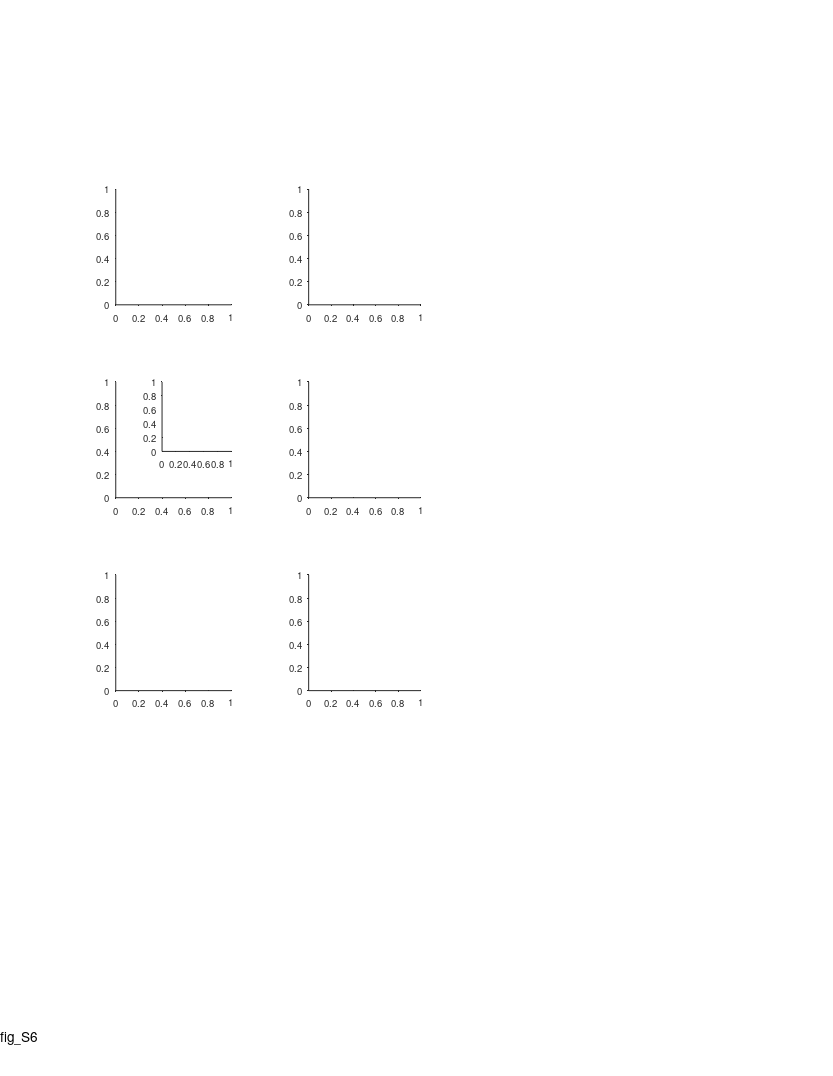

Write the MATLAB code that produced this figure. (Note: this script raises an error after producing the figure.)
%% Large Scale - Fig. S5 - high spatial tuning with low baseline activity

%%
clear 
clc

%%
fig_data = struct();

%% plotting options (panel B)
plot_style = 'errorbars';
% plot_style = 'boxplot';
% plot_style = 'violin';
% plot_style = 'lines';
% plot_style = 'hist';
burst_ISI_thr = 6; % 6ms  as in Mizuseki 2011
% burst_ISI_thr = 7; % 7ms as Csicsvari, J., Hirase, H., Czurko, A., Buzsáki, G., 1998. Reliability and state dependence of pyramidal cell–interneuron synapses in the hippocampus: an ensemble approach in the behaving rat. Neuron 21, 179–189.


%% define output files
res_dir = 'L:\paper_figures';
mkdir(res_dir)
fig_name_str = 'fig_S6';
fig_caption_str = 'In-field spikes';
log_name_str = [fig_name_str '_log_file' '.txt'];
log_name_str = strrep(log_name_str , ':', '-');
log_name_str = strrep(log_name_str , ' ', '_');
log_name_out = fullfile(res_dir, log_name_str);

%% open log file
diary off
diary(log_name_out)
diary on
disp('Log file');
disp(['created: ', datestr(clock)]);
disp('======================================================');
disp([fig_name_str ': ' fig_caption_str]);
disp('======================================================');
disp('');

%% create figure
% =========================================================================
% figure_size_cm = [21.0 29.7]; % ~A4
figure_size_cm = [21.6 27.9]; % ~US letter
figure ;
% Some WYSIWYG options:
set(gcf,'DefaultAxesFontSize',7);
set(gcf,'DefaultAxesFontName','helvetica');
set(gcf,'DefaultAxesUnits','centimeters');
set(gcf,'PaperType','usletter')
% set(gcf,'PaperType','<custom>');
set(gcf,'PaperUnits','centimeters','PaperPosition',[0 0 figure_size_cm]);
set(gcf,'PaperOrientation','portrait');
set(gcf,'Units','centimeters','Position',get(gcf,'paperPosition')+[0 0 0 0]); % position on screen...
set(gcf, 'Renderer', 'painters');
set(groot, 'defaultAxesTickDir', 'out');
set(groot,  'defaultAxesTickDirMode', 'manual');
annotation('textbox', [0.5 1 0 0], 'String',fig_name_str, 'HorizontalAlignment','center','Interpreter','none', 'FitBoxToText','on');
pause(0.2); % workaround to solve matlab automatically changing the axes positions...

% create panels
panel_A = axes('position', [ 3 20 3 3]);
panel_B = axes('position', [ 8 20 2.9 3]);
panel_C(1) = axes('position', [ 3 15 3 3]);
panel_C(2) = axes('position', [ 4.2 16.2 1.8 1.8]);
panel_D(1) = axes('position', [ 8 15 2.9 3]);
% panel_D(2) = axes('position', [ 13 15 2.9 3]);
panel_E = axes('position', [ 3 10 3 3]);
panel_F = axes('position', [ 8 10 2.9 3]);

% % % % % % % % % % % % % % % % % % % % % % % % % % % % % % % % % % % % % % 
%% load population data
prm = PARAMS_GetAll();
cells_t = DS_get_cells_summary();
bats = [79,148,34,9861,2289];
cells_t(~ismember(cells_t.bat, bats ),:) = [];
cells = cellfun(@(c)(cell_load_data(c,'details')), cells_t.cell_ID, 'UniformOutput',0);
cells = [cells{:}];
cells = [cells.details];
cells(~contains({cells.brain_area}, 'CA1')) = [];
cells(~ismember([cells.ClusterQuality], [2])) = [];
cells = cellfun(@(c)(cell_load_data(c,'details','meanFR')), {cells.cell_ID}, 'UniformOutput',0);
cells = [cells{:}];
cells_details = [cells.details];
cells_ID = {cells_details.cell_ID};
meanFR = [cells.meanFR];
cells_ID([meanFR.all]>prm.inclusion.interneuron_FR_thr)=[];
clear cells stats cells_details cells_t
cells = cellfun(@(c)(cell_load_data(c,'details','stats','meanFR','stats','inclusion','signif','fields','FR_map','FE')), cells_ID, 'UniformOutput',0);
cells = [cells{:}];
% take only signif cells
signif = cat(1,cells.signif);
signif = arrayfun(@(x)(x.TF),signif);
signif = any(signif,2);
cells(~signif)=[];
clear signif

%% arrange data
in_field_spikes_prc = nan(length(cells),2);
InOutFieldFR = repelem(struct(),length(cells),2);
for ii_cell = 1:length(cells)
    cell = cells(ii_cell);
    for ii_dir = 1:2
        if ~cell.signif(ii_dir).TF
            continue;
        end
        %% add cell num to each field
        for ii_field = 1:length(cell.fields{ii_dir})
            cells(ii_cell).fields{ii_dir}(ii_field).cell_num = cell.details.cell_num;
        end
        
        %% in-field spikes percentage
        fields = cell.fields{ii_dir};
        fields([fields.in_low_speed_area])=[];
        fields_spikes_ts = [fields.spikes_ts];
        FE_spikes_ts = [cell.FE{ii_dir}.spikes_ts];
        FE_spikes_pos = [cell.FE{ii_dir}.spikes_pos];
        invalid_IX =( FE_spikes_pos < prm.fields.valid_speed_pos(1) | ...
                      FE_spikes_pos > prm.fields.valid_speed_pos(2) );
        FE_spikes_ts(invalid_IX)=[];
        FE_spikes_pos(invalid_IX)=[];
        in_field_spikes = ismember(FE_spikes_ts, fields_spikes_ts);
        in_field_spikes_prc(ii_cell,ii_dir) = 100 * sum(in_field_spikes) / length(in_field_spikes);
        %% in/out of field FR
        FR_map = cell.FR_map(ii_dir).all;
        fields_edges = cat(1,fields.edges_prc);
%         fields_edges = cat(1,fields.edges_href);
        x = FR_map.bin_centers;
        in_field_pos_IX  =  any( x > fields_edges(:,1) & x<fields_edges(:,2),1) & ...
                               ( x > prm.fields.valid_speed_pos(1)) & (x < prm.fields.valid_speed_pos(2));
        out_field_pos_IX = ~any( x > fields_edges(:,1) & x<fields_edges(:,2),1) & ...
                               ( x > prm.fields.valid_speed_pos(1)) & (x < prm.fields.valid_speed_pos(2));
        in_field_FR = FR_map.PSTH(in_field_pos_IX);
        out_field_FR = FR_map.PSTH(out_field_pos_IX);
        in_field_FR_mean = mean(in_field_FR);
        in_field_FR_median = median(in_field_FR);
        out_field_FR_mean = mean(out_field_FR);
        out_field_FR_median = median(out_field_FR);
        InOutFieldFR(ii_cell,ii_dir).in_field_FR = in_field_FR;
        InOutFieldFR(ii_cell,ii_dir).out_field_FR = out_field_FR;
        InOutFieldFR(ii_cell,ii_dir).in_field_FR_mean = in_field_FR_mean;
        InOutFieldFR(ii_cell,ii_dir).in_field_FR_median = in_field_FR_median;
        InOutFieldFR(ii_cell,ii_dir).out_field_FR_mean = out_field_FR_mean;
        InOutFieldFR(ii_cell,ii_dir).out_field_FR_median = out_field_FR_median;
    end
end

%% arrange pop data
signif = cat(1,cells.signif);
signif = arrayfun(@(x)(x.TF),signif);
stats = [cells.stats];
stats_all = [stats.all];
stats_dir = cat(1,stats.dir);
fields = cat(1,cells.fields);
fields = fields(signif);
fields = [fields{:}];
fields([fields.in_low_speed_area])=[];

%% calc burstyness stats (per field)
ISI_all = [];
spikes_in_burst_all = [];
spikes_in_burst_prc_all_fields = [];
for ii_field = 1:length(fields)
    field = fields(ii_field);
    ISI = diff(field.spikes_ts);
    ISI = ISI .* 1e-3; % convert to ms
    ISI_all = [ISI_all ISI];
    spikes_in_burst = zeros(1,length(ISI)+1);
    TF = ISI < burst_ISI_thr;
    spikes_in_burst([TF false]) = 1;
    spikes_in_burst([false TF]) = 1;
    spikes_in_burst_prc = sum(spikes_in_burst)/length(spikes_in_burst);
    spikes_in_burst_all = [spikes_in_burst_all spikes_in_burst];
    spikes_in_burst_prc_all_fields = [spikes_in_burst_prc_all_fields spikes_in_burst_prc];
end

%% calc burstyness stats (per cell)
subs = [fields.cell_num];
vals = spikes_in_burst_prc_all_fields;
spikes_in_burst_prc_all_cells = accumarray(subs',vals',[],@mean,nan);
spikes_in_burst_prc_all_cells(isnan(spikes_in_burst_prc_all_cells)) = [];

%% Panel A - percentage of out-of-field spikes
axes(panel_A);
cla
hold on
text(-0.35,1.15, 'A', 'Units','normalized','FontWeight','bold');

h = histogram(in_field_spikes_prc(:));
h.NumBins = 12;
h.FaceColor = 0.5*[1 1 1];
ha=gca;
ha.XLim = [0 101];
ha.XTick = [0 50 100];
ha.TickDir='out';
ha.TickLength = [0.03 0.03];
ha.XRuler.TickLabelGapMultiplier = -0.35;
ha.YRuler.TickLabelGapMultiplier = 0.1;
ha.YScale = 'linear';
xlabel('In-field spikes (%)', 'Units','normalized','Position',[0.5 -0.13]);
ylabel('No. of cells')

x = in_field_spikes_prc(:);
x(isnan(x)) = [];
fig_data.panel_A.in_field_spikes_prc = x;

%% Panel B - percentage of out-of-field spikes
axes(panel_B);
% cla RESET
cla(gca,'reset')
hold on
text(-0.35,1.15, 'B', 'Units','normalized','FontWeight','bold');
box off

x1 = [InOutFieldFR.in_field_FR_median];
x2 = [InOutFieldFR.out_field_FR_median];
values = [x1 x2]';
grps = [ones(size(x1)) 2*ones(size(x2))]';

% plot
switch plot_style 
    case 'errorbars'
        x = unique(grps); % in/out
        y = accumarray(grps, values, [], @nanmean, nan);
        err = accumarray(grps, values, [], @nansem, nan);
        fprintf('in-field mean FR = %.2f +- %.2f\n', y(1), err(1));
        fprintf('out-of-field mean FR = %.2f +- %.2f\n', y(2), err(2));
        h=bar(x,y);
        h.BarWidth = 0.7;
        h.FaceColor = 0.65*[1 1 1];
        h=errorbar(x,y,err);
        h.LineStyle='none';
        h.Color = 'k';
        h.LineWidth = 1.1;
    case 'boxplot'
        boxplot(values, grps);
    case 'violin'
        rng(0);
        h=violinplot(values, grps);
%         [h.ViolinColor] = disperse( {'k';'k'} );
%         hs = [h.ScatterPlot];
%         [hs.Marker] = disperse( {'.';'.'} );
    case 'lines'
        plot([x1;x2],'.-')
    case 'hist'
        h=histogram(x1-x2);
        h.BinLimits = [-20 20];
        h.NumBins = 20;
end

ha=gca;
switch plot_style
    case {'errorbars', 'boxplot', 'violin', 'lines'}
        ha.XLim = [0.5 2.5];
        ha.XTick = [1 2];
        ha.XTickLabel = {'In-field';'Out-of-field'};
        ha.TickDir='out';
        ha.TickLength = [0.025 0.025];
        % ha.XRuler.TickLabelGapMultiplier = -0.35;
        % ha.YRuler.TickLabelGapMultiplier = 0.1;
        ylabel('Firing rate (Hz)')
    case 'hist'
        xlabel({'{\Delta}Firing rate (Hz)';'In vs. Out of field'})
        ylabel('No. of cells')
end

fig_data.panel_B.in_field_firing_rate = x1;
fig_data.panel_B.out_field_firing_rate = x2;

%% within-field ISI hist
axes(panel_C(1));
cla('reset')
hold on
text(-0.35,1.15, 'C', 'Units','normalized','FontWeight','bold');

hh=histogram(ISI_all,[0:1:1000]);
hh.EdgeColor='k';
hh.FaceColor='k';
hh.Normalization='pdf';

ha=gca;
ha.XLim = [0 300];
ha.YLim = [0 0.025];
ha.XTick = [0:100:1000];
ha.YTick = ha.YLim;
ha.TickDir='out';
ha.TickLength = [0.03 0.03];
ha.XRuler.TickLabelGapMultiplier = -0.35;
ha.YRuler.TickLabelGapMultiplier = 0.5;
ha.YRuler.TickLabelGapOffset = -1;
ha.YScale = 'linear';
xlabel({'In-field inter-spike interval (ms)'}, 'Units','normalized','Position',[0.5 -0.13]);
ylabel({'Probability';'density function'},'Units','normalized','Position',[-0.13 0.5]);

fig_data.panel_C.in_field_inter_spike_interval = ISI_all;

%% within-field ISI hist (inset, log-scale)
axes(panel_C(2));
cla('reset')
hold on

% bins = [0:1:1e5];
% bins = logspace(0,5,50);
bins = [0:9 logspace(1,5,50)];
hh=histogram(ISI_all,bins);
hh.EdgeColor='k';
hh.FaceColor='k';
hh.Normalization='pdf';
% hh.Normalization='probability';

ha=gca;
ha.XLim = [0 1e4];
ha.YLim = [0 0.025];
ha.XTick = 10.^[1 2 3 4 5];
% ha.XTickLabel = [1:5];
ha.YTick = ha.YLim;
ha.TickDir='out';
ha.TickLength = [0.03 0.03];
ha.XRuler.TickLabelGapMultiplier = -0.35;
ha.YRuler.TickLabelGapMultiplier = 0.5;
ha.YRuler.TickLabelGapOffset = -1;
ha.XScale = 'log';
ha.XRuler.FontSize=6;
ha.YRuler.FontSize=6;
xlabel('(ms)','Units','normalized','Position',[0.5 -0.2]);

%% percentage of bursty spikes (per field)
axes(panel_D(1));
cla('reset')
hold on
text(-0.35,1.15, 'D', 'Units','normalized','FontWeight','bold');

hh=histogram(spikes_in_burst_prc_all_fields.*100);
hh.BinLimits = [0 100];
hh.NumBins = 100;
hh.Normalization='count';
hh.FaceColor = 0.5*[1 1 1];
ha=gca;
ha.XLim = [0 100];
ha.YLim = [8e-1 1e3];
ha.XTick = [0:25:100];
ha.YTick = 10.^[-1:4];
ha.TickDir='out';
ha.TickLength = [0.03 0.03];
ha.XRuler.TickLabelGapMultiplier = -0.35;
ha.YRuler.TickLabelGapMultiplier = 0.1;
ha.YScale = 'log';
xlabel('In-field bursty spikes (%)', 'Units','normalized','Position',[0.5 -0.13]);
ylabel('No. of fields','Units','normalized','Position',[-0.24 0.5]);
% text(0.5,0.85,"n="+length(spikes_in_burst_prc_all_fields),'Units','normalized');

fig_data.panel_D.in_field_bursty_spikes_prc = spikes_in_burst_prc_all_fields.*100;

%% percentage of bursty spikes (per cell)
% % % % % % % % % % axes(panel_D(2));
% % % % % % % % % % cla('reset')
% % % % % % % % % % hold on
% % % % % % % % % % % text(-0.35,1.15, 'D', 'Units','normalized','FontWeight','bold');
% % % % % % % % % % 
% % % % % % % % % % hh=histogram(spikes_in_burst_prc_all_cells.*100);
% % % % % % % % % % hh.BinLimits = [0 100];
% % % % % % % % % % hh.NumBins = 100;
% % % % % % % % % % hh.Normalization='count';
% % % % % % % % % % hh.FaceColor = 0.5*[1 1 1];
% % % % % % % % % % ha=gca;
% % % % % % % % % % ha.YScale = 'log';
% % % % % % % % % % ha.XLim = [0 100];
% % % % % % % % % % ha.XTick = [0:25:100];
% % % % % % % % % % ha.TickDir='out';
% % % % % % % % % % ha.TickLength = [0.03 0.03];
% % % % % % % % % % ha.XRuler.TickLabelGapMultiplier = -0.35;
% % % % % % % % % % ha.YRuler.TickLabelGapMultiplier = 0.1;
% % % % % % % % % % ha.YScale = 'linear';
% % % % % % % % % % xlabel('In-field bursty spikes (%)', 'Units','normalized','Position',[0.5 -0.13]);
% % % % % % % % % % ylabel('No. of cells');
% % % % % % % % % % text(0.85,0.85,"n="+length(spikes_in_burst_prc_all_cells),'Units','normalized');

%% mean firing rate hist
axes(panel_E);
cla('reset')
hold on
text(-0.35,1.15, 'E', 'Units','normalized','FontWeight','bold');

hh = histogram([stats_all.meanFR_flight]);
% hh.NumBins = 12;
hh.FaceColor = 0.5*[1 1 1];
ha=gca;
ha.XLim = [0 10];
ha.XTick = [0 5 10];
ha.TickDir='out';
ha.TickLength = [0.03 0.03];
ha.XRuler.TickLabelGapMultiplier = -0.35;
ha.YRuler.TickLabelGapMultiplier = 0.1;
ha.YScale = 'linear';
xlabel('Mean firing rate in-flight (Hz)', 'Units','normalized','Position',[0.5 -0.13]);
ylabel('No. of cells');

fig_data.panel_E.mean_firing_rate_in_flight= [stats_all.meanFR_flight];

%% field peak rate vs field size
axes(panel_F);
cla('reset')
hold on
text(-0.35,1.15, 'F', 'Units','normalized','FontWeight','bold');
x = [fields.width_prc];
y = [fields.peak];
plot(x,y,'.k');
% lm = fitlm(x,y);
% [rho, pval] = corr(x',y','type','pearson');
[rho, pval] = corr(x',y','type','spearman');
text(0.75,1.05, ['{\rho}' sprintf(' = %.2f',rho)] ,'units','normalized','FontSize',8);
if pval == 0
%     text(0.75,0.9, 'P < 10^{ -300}' ,'units','normalized','FontSize',8);
    pval = realmin;
end
text(0.75,0.9, sprintf('P = %.2g',pval) ,'units','normalized','FontSize',8);

ha=gca;
ha.XLim = [0 35];
ha.XTick = [0 10 20 30];
ha.TickDir='out';
ha.TickLength = [0.03 0.03];
ha.XRuler.TickLabelGapMultiplier = -0.35;
ha.YRuler.TickLabelGapMultiplier = 0.1;
ha.YScale = 'linear';
xlabel('Field size (m)', 'Units','normalized','Position',[0.5 -0.13]);
ylabel('Field peak rate (Hz)');

fig_data.panel_F.field_size = x;
fig_data.panel_F.field_peak_rate = y;

%% print/save the figure
fig_name_out = fullfile(res_dir, fig_name_str+"_style_"+plot_style+"_burst_thr_"+burst_ISI_thr);
print(gcf, fig_name_out, '-dpdf', '-cmyk', '-painters');
% print(gcf, fig_name_out, '-dtiff', '-cmyk', '-painters');
% saveas(gcf , fig_name_out, 'fig');
disp('figure was successfully saved to pdf/tiff/fig formats');


%% save fig_data
save(fig_name_out,'fig_data')



%%





